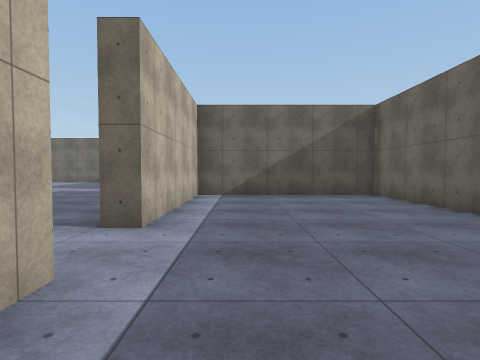
[1] (above)

16 first-person views from a walk through a 3-D level made in the Unity game engine. The camera is 1.4 m above the floor, tilts 2° down and sees 80° across. The floor is counted in squares, 2 m on a side. Each view is taken from the middle of a square. On the plan, view 1 faces up. The plan holds only what a view shows up to about 10 squares ahead; the rest is blank. The place goes on beyond the plan. The player character is not drawn. Some surface patterns are stand-ins.

[2]
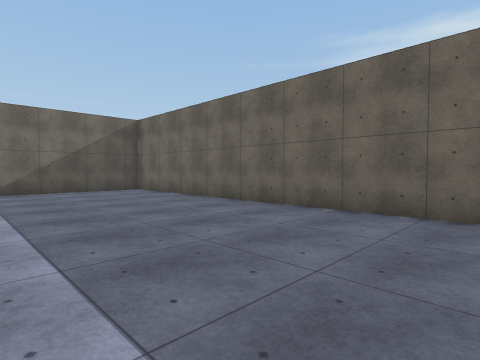

[3]
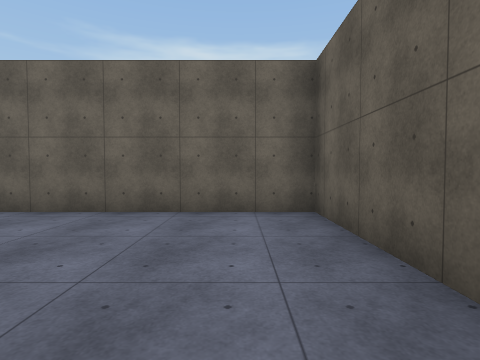

[4]
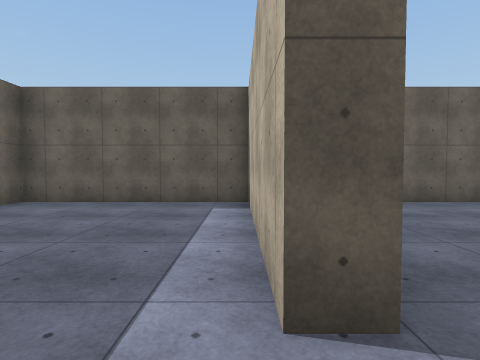

[5]
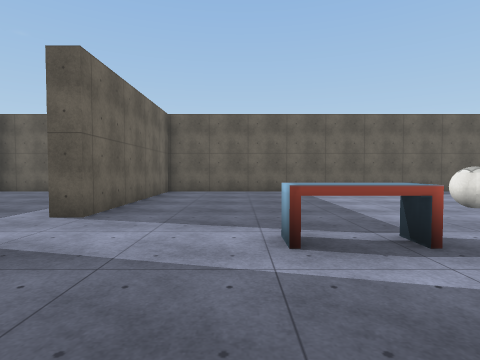

[6]
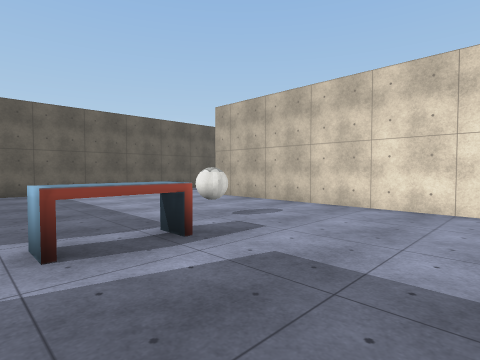

[7]
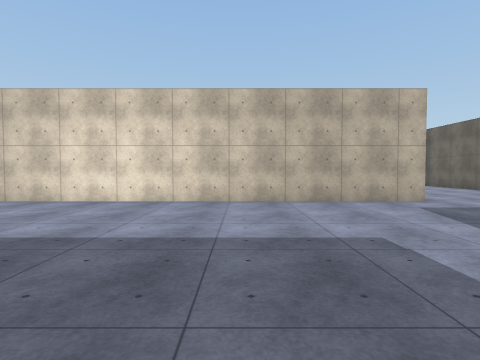

[8]
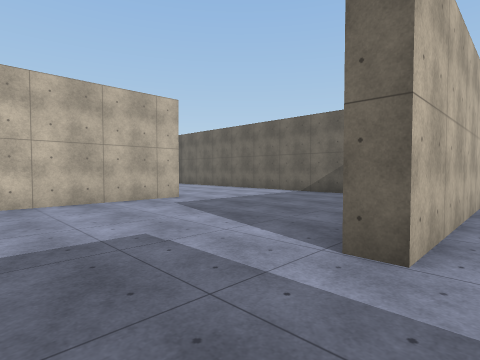

[9]
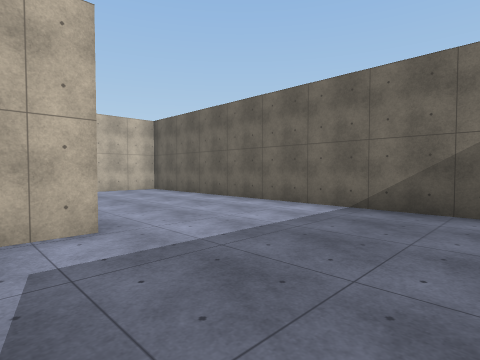

[10]
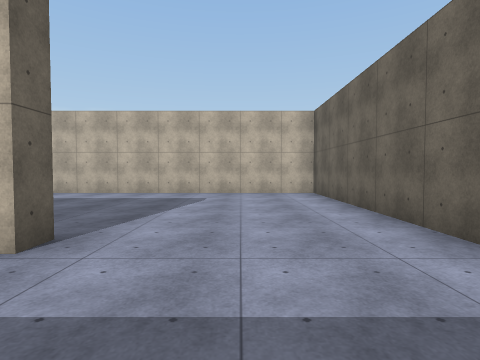

[11]
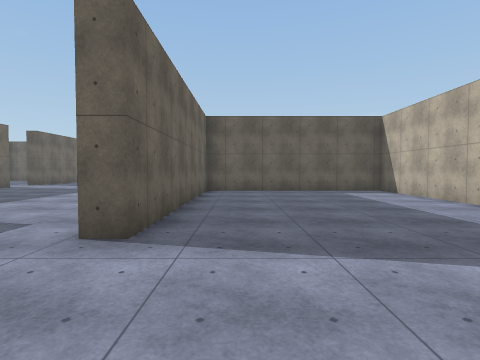

[12]
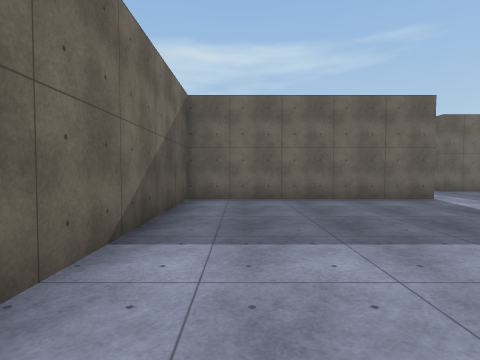

[13]
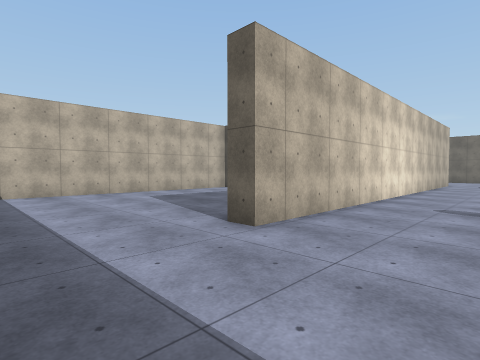

[14]
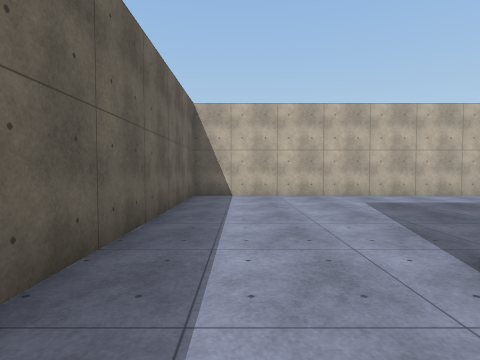

[15]
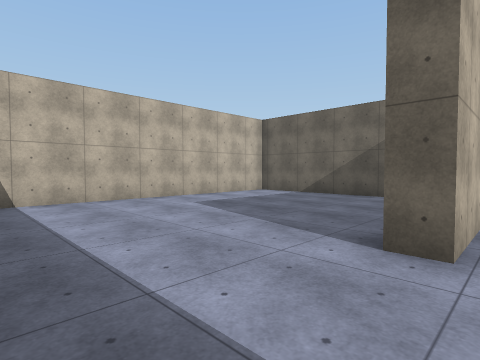

[16]
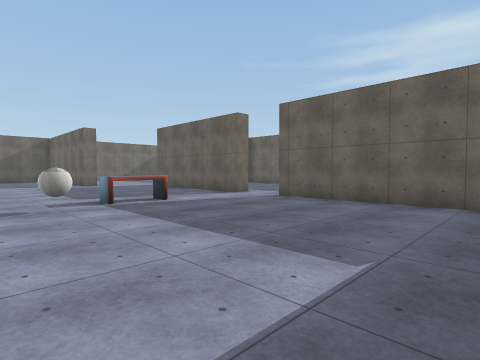

### Floor plan
Points are (right, up) in squares from view 1. A wall is a line through its corners. A room is listed if a view was taken in it or the views show most of it. See-through windows are left out.
Room 1 (views 1, 2, 3, 4)
walls: (-1.7, 1.8) (-1.2, 1.8) (-1.2, -2.9); (-1.2, -3.2) (3.8, -3.2) (3.8, 8) (-1.2, 8) (-1.2, 3.4)
ways out: opening at (-2, 2.5) to room 2
Room 2 (views 5, 6, 7, 8, 9, 10, 11, 12, 13, 14, 15, 16)
walls: (-11.5, 4.9) (-15.4, 4.9); (-15.7, 4.6) (-15.7, -3.2) (-1.7, -3.2) (-1.7, 1.8); (-3.6, 10.3) (-4.1, 10.3) (-4.1, 16.3) (-15.7, 16.3) (-15.7, 5.4) (-9.9, 5.4) (-9.9, 12.1) (-9.4, 12.1) (-9.4, -0.4) (-9.9, -0.4); (-1.7, 7.1) (-1.7, 8.4); (-1.2, 3.4) (-1.7, 3.4) (-1.7, 4.9)
ways out: opening at (-2, 2.5) to room 1; opening at (-3, 9.3)
objects: ball (-7, 2); bench (-5, 3)

Positions as (right, up) in squares from view 1, and headings:
1: (0, 0), facing up
2: (-1, -2), facing up-right
3: (-1, -2), facing right
4: (-1, 3), facing down
5: (-4, 6), facing down
6: (-4, 6), facing down-left
7: (-3, 8), facing left
8: (-3, 8), facing up-left
9: (-6, 11), facing up-left
10: (-7, 14), facing left
11: (-11, 15), facing down
12: (-11, 15), facing right
13: (-7, -3), facing up-left
14: (-8, -2), facing left
15: (-9, -3), facing up-left
16: (-8, -3), facing up-right
